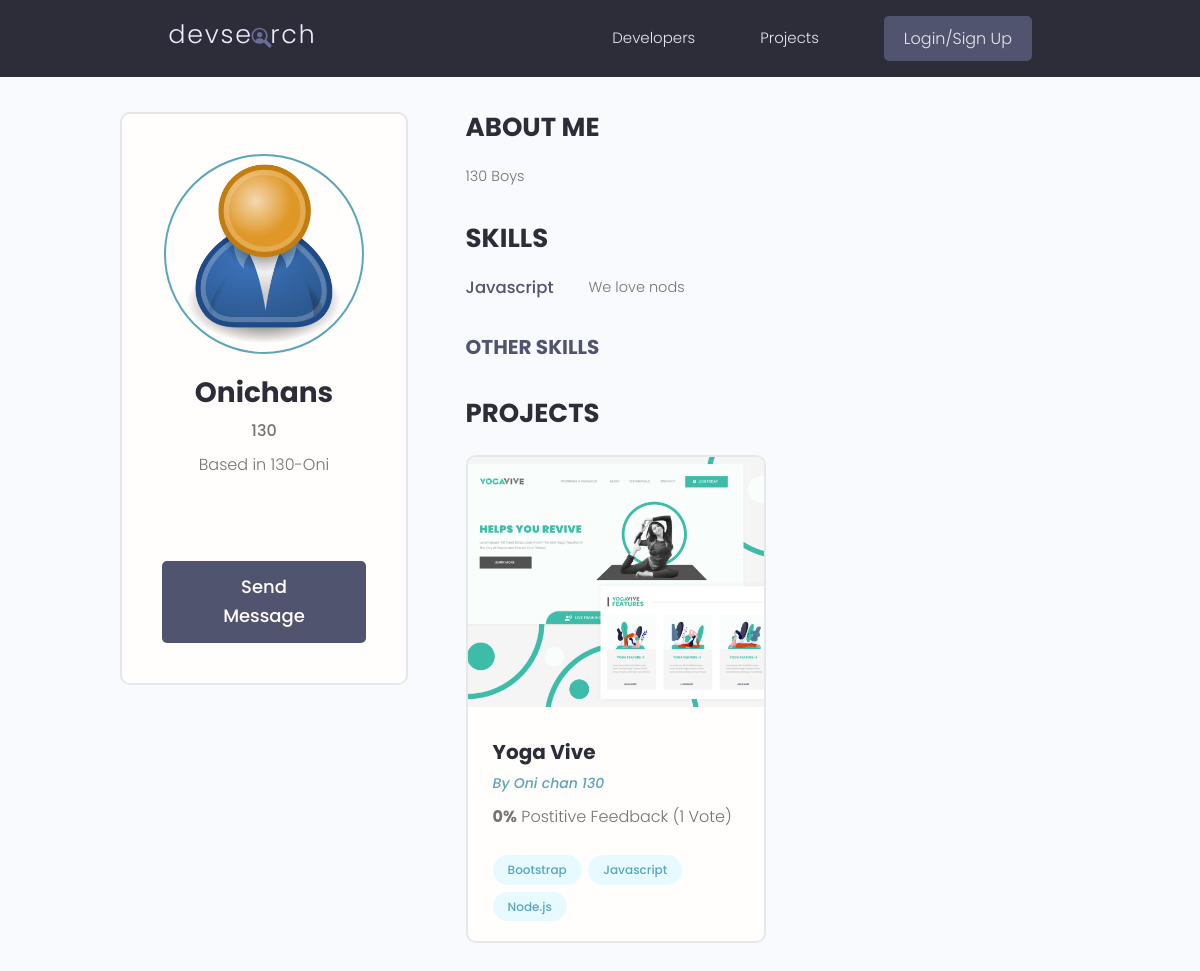
The page /profile/dd43bd27-7b95-47a7-9227-bd0e3cb2283a/ on the database its author committed.
### users/models.py (models this page shows, shortened)
class Profile(models.Model):
    user = models.OneToOneField(User,on_delete = models.CASCADE,null=True,blank=True)
    name = models.CharField(max_length=200,null=True,blank=True)
    email = models.EmailField(max_length=200,null=True,blank=True)
    username = models.CharField(max_length=200,null=True,blank=True)
    location = models.CharField(max_length=200,null=True,blank=True)
    short_intro = models.CharField(max_length=200,null=True,blank=True)
    bio = models.TextField(null=True,blank=True)
    profile_image = models.ImageField(null=True,blank=True,upload_to = 'profiles/',default='profiles/user-default.png')
    social_github = models.CharField(max_length=200,null=True,blank=True)
    social_twitter = models.CharField(max_length=200,null=True,blank=True)
    social_linkedin = models.CharField(max_length=200,null=True,blank=True)
    social_youtube = models.CharField(max_length=200,null=True,blank=True)
    social_website = models.CharField(max_length=200,null=True,blank=True)
    created = models.DateTimeField(auto_now_add=True)
    id = models.UUIDField(default=uuid.uuid4,unique=True,primary_key=True,editable=False)
    def __str__(self):
        return str(self.username)
    class Meta:
        ordering = ['created']
    @property
    def imgURL(self):
        try:
            url = self.profile_image.url
        except:
            url = ''
        return url

class Skill(models.Model):
    owner = models.ForeignKey(Profile,null=True,blank=True,on_delete=models.SET_NULL)
    name = models.CharField(max_length=200,null=True,blank=True)
    description = models.TextField(null=True,blank=True)
    created = models.DateTimeField(auto_now_add=True)
    id = models.UUIDField(default=uuid.uuid4,unique=True,primary_key=True,editable=False)

### projects/models.py (models this page shows, shortened)
class Project(models.Model):
    owner = models.ForeignKey(Profile,null=True,blank=True,on_delete=models.CASCADE)
    title = models.CharField(max_length=200)
    description = models.TextField(null=True,blank=True)
    featured_image = models.ImageField(null=True,blank=True,default="default.jpg")
    demo_link = models.CharField(max_length=2000,null=True,blank=True)
    source_link = models.CharField(max_length=2000,null=True,blank=True)
    tags =  models.ManyToManyField('Tag',blank=True)
    vote_total = models.IntegerField(default=0,null=True,blank=True)
    vote_ratio = models.IntegerField(default=0,null=True,blank=True)
    created = models.DateTimeField(auto_now_add=True)
    id = models.UUIDField(default=uuid.uuid4,unique=True,primary_key=True,editable=False)
    class Meta:
        ordering = ['-vote_ratio','-vote_total','title']
    @property
    def imgURL(self):
        try:
            url = self.featured_image.url
        except:
            url = ''
        return url

class Tag(models.Model):
    name=models.CharField(max_length=200)
    created = models.DateTimeField(auto_now_add=True)
    id = models.UUIDField(default=uuid.uuid4,unique=True,primary_key=True,editable=False)
    def __str__(self):
        return self.name

### users/views.py (the view)
# urls.py: path('profile/<str:pk>/',views.userProfile,name="user-profile"),
def userProfile(request,pk):
    profile = Profile.objects.get(id=pk)
    topSkills = profile.skill_set.exclude(description__exact="")
    otherSkills = profile.skill_set.filter(description="")
    context = {'profile':profile,'topSkills':topSkills,'otherSkills':otherSkills}
    return render (request,'users/user-profile.html',context)

### users/templates/users/user-profile.html (shortened to what this page needs)
{% extends 'main.html' %}
{% block content %}
<main class="profile my-md">
    <div class="container">
      <div class="layout">
        <div class="column column--1of3">
          <div class="card text-center">
            <div class="card__body dev">
              <img class="avatar avatar--xl" src="{{profile.imgURL}}" />
              <h2 class="dev__name">{{profile.name}}</h2>
              <p class="dev__title">{{profile.short_intro}}</p>
              <p class="dev__location">Based in {{profile.location}}</p>
              <ul class="dev__social">
              </ul>
              {% if request.user.profile.id != profile.id %}
              <a href="{% url 'send-message' profile.id %}" class="btn btn--sub btn--lg">Send Message </a>
              {% endif %}
            </div>
          </div>
        </div>
        <div class="column column--2of3">
          <div class="devInfo">
            <h3 class="devInfo__title">About Me</h3>
            <p class="devInfo__about">
              {{profile.bio}}
            </p>
          </div>
          <div class="devInfo">
            <h3 class="devInfo__title">Skills</h3>
            <div class="devInfo__skills">
                {% for skill in topSkills %}
              <div class="devSkill">
                <h4 class="devSkill__title">{{skill.name}}</h4>
                <p class="devSkill__info">
                  {{skill.description}}
                </p>
              </div>
              {% endfor %}
              <h3 class="devInfo__subtitle">Other Skills</h3>
            </div>
          </div>
          <div class="devInfo">
            <h3 class="devInfo__title">Projects</h3>
            <div class="grid grid--two">
                {% for project in profile.project_set.all %}
              <div class="column">
                <div class="card project">
                  <a href="{% url 'project' project.id %}" class="project">
                    <img class="project__thumbnail" src="{{project.imgURL}}" alt="project thumbnail" />
                    <div class="card__body">
                      <h3 class="project__title">{{project.title}}</h3>
                      <p><a class="project__author" href="{% url 'user-profile' project.owner.id %}">By {{project.owner}}</a></p>
                      <p class="project--rating">
                        <span style="font-weight: bold;">{{project.vote_ratio}}%</span> Postitive
                        Feedback ({{project.vote_total}} Vote{{project.vote_total|pluralize:"s"}})
                      </p>
                      <div class="project__tags">
                        {% for tag in project.tags.all %}
                        <span class="tag tag--pill tag--main">
                          <small>{{tag}}</small>
                        </span>
                        {% endfor %}
                      </div>
                    </div>
                  </a>
                </div>
              </div>
              {% endfor %}
            </div>
          </div>
        </div>
      </div>
    </div>
  </main>
{% endblock content %}

### static/styles/app.css (style rules this page uses)
:root { --color-sub: #2d2d39; }
.btn--sub { background-color: var(--color-sub-light); }
.card { border: 2px solid var(--color-light); }
img { width: 100%; }
.profile .card > .dev { padding: 4rem; }
.dev__name { color: var(--color-sub); font-size: 2.8rem; font-weight: 700; margin-top: 1rem; margin-bottom: 0.5rem; }
.dev__title { font-size: 1.6rem; font-weight: 500; line-height: 1.3; }
.dev__location { margin-top: 1rem; }
.dev__social { margin: 3rem 0; list-style: none; display: flex; justify-content: center; gap: 1.5rem; }
.devInfo { margin-bottom: 3rem; }
.devInfo__title, .devInfo__subtitle { font-size: 2.6rem; color: var(--color-sub); text-transform: uppercase; font-weight: 700; margin-bottom: 1.5rem; }
.devInfo__subtitle { font-size: 2rem; color: var(--color-sub-light); }
.devInfo__about, .devSkill__info { font-size: 1.45rem; line-height: 1.7; text-align: justify; }
.devSkill { margin-bottom: 3rem; }
.devSkill__title { font-size: 1.65rem; font-weight: 500; color: var(--color-sub-light); }
@media screen and (min-width: 700px) { .devSkill { display: flex; justify-content: space-between; gap: 3rem; } }
@media screen and (min-width: 700px) { .devSkill__info { flex-basis: 80%; } }
.project__author { font-size: 1.4rem; font-style: italic; }
.project--rating { margin-bottom: 1.6em; margin-top: .5em; }
.project__thumbnail { height: 25rem; object-fit: cover; object-position: top center; }
.project__title { font-size: 2rem; font-weight: 700; color: var(--color-sub); }

### static/uikit/styles/modules/_variables.css (style rules this page uses)
:root { --color-main: #5aa5b9; --color-main-light: #e6faff; --color-sub: #3f4156; --color-sub-light: #51546e; --color-sub-lighter: #ededfd; --color-text: #737373; --color-gray: #8b8b8b; --color-light: #e5e7eb; --color-light-gray: #767676; --color-bg: #f8fafd; --color-white: #fffefd; --color-white-light: #f3f3f3; --color-success: #359e64; --color-success-bg: #def8e8; --color-error: #fc4b0b; --color-error-bg: #fff2ee; --font-base: 'Poppins', arial, helvetica, 'Segoe UI', roboto, ubuntu, sans-serif; --font-monospace: 'Fira Code', 'Courier New', courier, monospace; --font-regular: 300; --font-medium: 500; --font-bold: 700; --generic-shadow: 1px 1px 5px #00000010; --generic-transition: all 0.3s ease-in-out; }

### static/uikit/styles/modules/_base.css (style rules this page uses)
* { margin: 0; padding: 0; box-sizing: border-box; text-rendering: optimizeLegibility; color: inherit; font-size: inherit; }
html { font-size: 50%; }
@media only screen and (min-width: 480px) { html { font-size: 56.25%; } }
@media only screen and (min-width: 1200px) { html { font-size: 62.5%; } }
body { line-height: 1.6; font-weight: 400; font-size: 1.5rem; color: var(--color-text); background-color: var(--color-bg); min-height: 100vh; }

### static/uikit/styles/modules/_typography.css (style rules this page uses)
* { font-family: var(--font-base); }
h2 { font-size: 3.6rem; font-weight: var(--font-bold); }
h3 { font-size: 3.2rem; font-weight: var(--font-medium); }
h4 { font-size: 2.8rem; font-weight: var(--font-medium); }
p, span, strong { font-size: 1.6rem; color: var(--color-text); font-weight: var(--font-regular); }
a { padding-bottom: 2px; text-decoration: none; display: inline-block; color: var(--color-main); font-weight: var(--font-medium); }

### static/uikit/styles/modules/_utilities.css (style rules this page uses)
.container { width: 92%; max-width: 165rem; margin: 0 auto; box-sizing: border-box; }
@media screen and (min-width: 1000px) { .container { width: 90%; } }
@media screen and (min-width: 1200px) { .container { width: 80%; } }
.text-center { text-align: center; }
.my-md { margin: 3rem auto; }

### static/uikit/styles/modules/_avatar.css (style rules this page uses)
.avatar { border-radius: 50%; border: 2px solid var(--color-main); object-fit: cover; }
.avatar--xl { height: 20rem; width: 20rem; }

### static/uikit/styles/modules/_button.css (style rules this page uses)
.btn { display: inline-block; position: relative; cursor: pointer; background-color: var(--color-light); font-weight: var(--font-medium); color: var(--color-sub); text-decoration: none; padding: 1rem 2rem; border-radius: 0.5rem; border: none; width: -webkit-fit-content; width: -moz-fit-content; width: fit-content; height: -webkit-fit-content; height: -moz-fit-content; height: fit-content; font-size: 1.6rem; outline-width: 0; outline-color: transparent; -webkit-backface-visibility: hidden; backface-visibility: hidden; transition: all 0.3s ease-in-out; }
.btn--sub { background-color: var(--color-sub); color: var(--color-white); }
.btn--lg { font-size: 1.8rem; padding: 1.2rem 4.5rem; }

### static/uikit/styles/modules/_card.css (style rules this page uses)
.card { border-radius: 1rem; background-color: var(--color-white); border: 1.5px solid var(--color-light); width: auto; height: auto; margin-top: 0.5rem; margin-bottom: 0.5rem; overflow: hidden; }
.card__body, .card__header { padding: 2rem 2.5rem; }

### rows shown on the page
Profile: imgURL (placeholder picture), name "Onichans", short_intro "130", location "130-Oni", bio "130 Boys"
Skill: name "Javascript", description "We love nods"
Project: imgURL (picture), title "Yoga Vive", owner "Oni chan 130", vote_ratio "0", vote_total "1"
Tag: name "Bootstrap"
Tag: name "Javascript"
Tag: name "Node.js"
